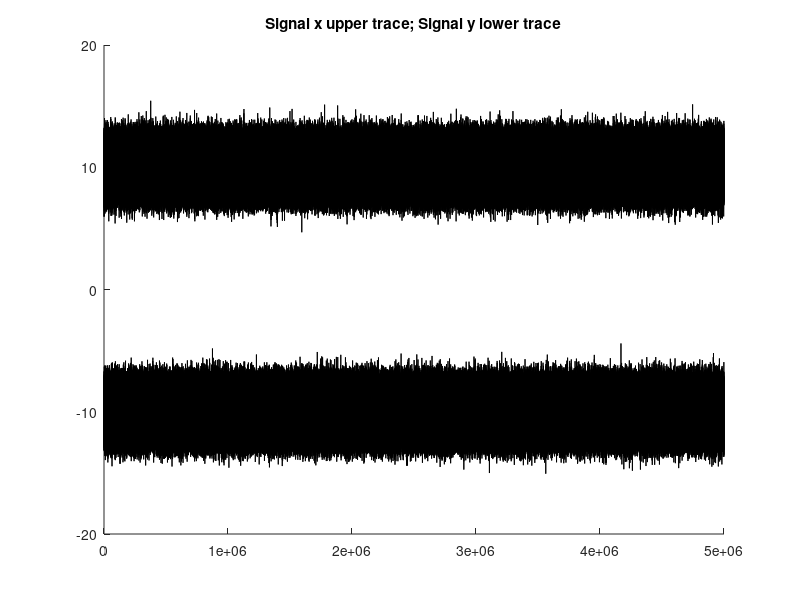
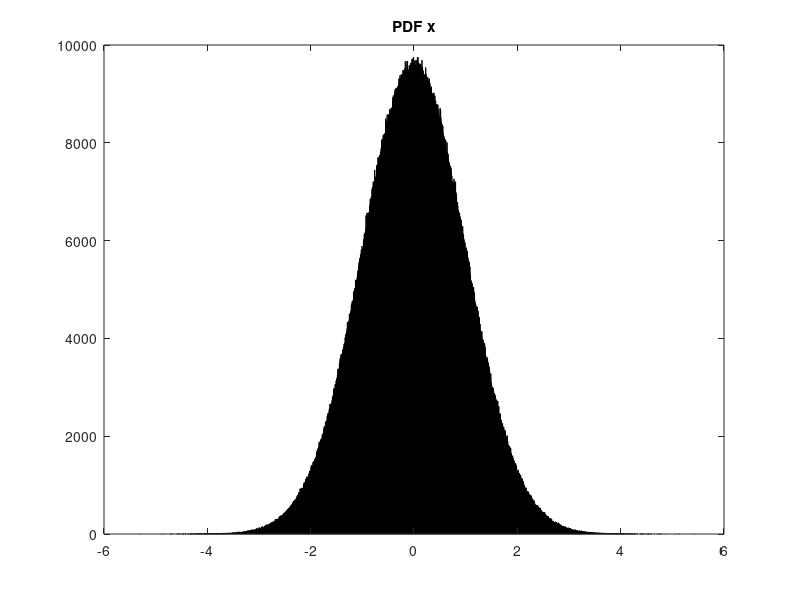

These figures' MATLAB source, in order: (Note: this script raises an error after producing the figures.)
% pr4_2.m
% Inverted Noise Trial
clear;

x=randn(1,5000000);
y=randn(1,5000000);
% Time Series
figure;hold
plot(x+10,'k')
plot(y-10,'k')
title('Signal x upper trace; Signal y lower trace')
sum=x+y;
dif=x-y;
figure;hold
plot(sum+10,'k')
plot(dif-10,'k')
title('Sum x+y upper trace; Difference x-y lower trace')
% Distributions
figure
hist(x,sqrt(length(x)))
title('PDF x')
figure
hist(y,sqrt(length(y)))
title('PDF y')
figure
hist(sum,sqrt(length(sum)))
title('PDF sum: x+y')
figure
hist(dif,sqrt(length(dif)))
title('PDF difference: x-y')
